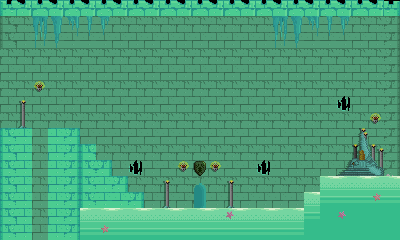

Tiled map render using the project's own tile images. Description and the whole map definition, tile-layer contents included, below:
An orthogonal 25x15 tile map with 16x16 px tiles, 2 tile layers (topTiles, fore) and 10 objects (9x tile, door).

<map version="1.0" orientation="orthogonal" renderorder="right-down" width="25" height="15" tilewidth="16" tileheight="16" nextobjectid="15">
 <tileset firstgid="1" name="tiles" tilewidth="16" tileheight="16" spacing="1" tilecount="330" columns="22">
  <image source="../../graphics/tiles.png" width="374" height="255" />
 </tileset>
 <layer name="topTiles" width="25" height="15">
  <data encoding="csv">
107,109,108,109,108,109,108,109,108,109,108,109,108,109,108,109,108,109,108,109,108,109,108,109,110,
41,64,146,147,148,149,150,64,64,64,64,64,64,64,64,64,64,146,147,148,149,150,64,64,44,
41,86,168,169,170,171,172,86,86,86,86,86,86,86,86,86,86,168,169,170,171,172,86,86,44,
64,64,64,64,64,64,64,64,64,64,64,64,64,64,64,64,64,64,64,64,64,64,64,64,44,
86,86,86,86,86,86,86,86,86,86,86,86,86,86,86,86,86,86,86,86,86,86,86,86,44,
64,64,64,64,64,64,64,64,64,64,64,64,64,64,64,64,64,64,64,64,64,64,64,64,44,
86,86,86,86,86,86,86,86,86,86,86,86,86,86,86,86,86,86,86,86,86,63,86,86,44,
64,64,64,64,64,64,64,64,64,64,64,64,64,64,64,64,64,64,64,64,64,64,64,64,44,
129,173,86,173,132,86,86,86,86,86,86,86,86,86,86,86,86,86,86,86,86,86,86,86,44,
129,174,64,174,132,129,64,64,64,64,64,64,64,64,64,64,64,64,64,64,64,64,64,64,44,
129,173,86,173,132,129,132,86,63,86,86,86,86,86,86,86,63,85,86,86,86,86,86,86,44,
129,174,64,174,132,129,173,132,64,64,64,64,65,64,64,64,64,64,64,64,114,115,114,115,114,
129,173,86,173,132,129,173,173,132,86,86,86,87,85,86,86,86,86,86,114,137,137,137,137,136,
129,174,64,174,132,115,114,115,114,115,114,115,114,115,114,115,114,115,114,136,158,158,158,158,158,
129,173,86,173,132,137,136,137,136,137,136,137,136,137,136,137,136,137,136,158,158,158,158,158,158
</data>
 </layer>
 <objectgroup name="topObjects" visible="0">
  <object id="1" name="door" x="192" y="192" width="16" height="16">
   <properties>
    <property name="link" value="beach2" />
    <property name="x" type="int" value="208" />
    <property name="y" type="int" value="192" />
   </properties>
  </object>
  <object id="2" name="tile" x="80" y="208" width="224" height="32" />
  <object id="3" name="tile" x="320" y="176" width="80" height="64" />
  <object id="4" name="tile" x="304" y="192" width="16" height="48" />
  <object id="5" name="tile" x="0" y="0" width="400" height="16" />
  <object id="6" name="tile" x="0" y="128" width="80" height="112" />
  <object id="10" name="tile" x="80" y="192" width="64" height="16" />
  <object id="11" name="tile" x="80" y="176" width="48" height="16" />
  <object id="13" name="tile" x="80" y="160" width="32" height="16" />
  <object id="14" name="tile" x="80" y="144" width="16" height="16" />
 </objectgroup>
 <layer name="fore" width="25" height="15">
  <data encoding="csv">
0,0,0,0,0,0,0,0,0,0,0,0,0,0,0,0,0,0,0,0,0,0,0,0,0,
0,0,0,0,0,0,0,0,0,0,0,0,0,0,0,0,0,0,0,0,0,0,0,0,0,
0,0,0,0,0,0,0,0,0,0,0,0,0,0,0,0,0,0,0,0,0,0,0,0,0,
0,0,0,0,0,0,0,0,0,0,0,0,0,0,0,0,0,0,0,0,0,0,0,0,0,
0,0,0,0,0,0,0,0,0,0,0,0,0,0,0,0,0,0,0,0,0,0,0,0,0,
0,0,196,0,0,0,0,0,0,0,0,0,0,0,0,0,0,0,0,0,0,0,0,0,0,
0,219,0,0,0,0,0,0,0,0,0,0,0,0,0,0,0,0,0,0,0,0,0,0,0,
0,241,0,0,0,0,0,0,0,0,0,0,0,0,0,0,0,0,0,0,0,0,0,196,0,
0,0,0,0,0,0,0,0,0,0,0,0,0,0,0,0,0,0,0,0,0,194,195,0,0,
0,0,0,0,0,0,0,0,0,0,0,0,0,0,0,0,0,0,0,0,0,216,217,218,0,
0,0,0,0,0,0,0,0,0,0,0,196,213,196,0,0,0,0,0,0,0,238,239,240,155,
0,0,0,0,0,0,0,0,0,0,219,0,0,0,219,0,0,0,0,0,0,0,0,0,0,
0,0,0,0,0,0,0,0,0,0,241,0,0,0,241,0,0,0,0,0,0,0,0,179,0,
0,0,0,0,0,0,0,0,0,0,0,0,0,0,178,0,0,0,0,0,0,178,0,0,0,
0,0,0,0,0,0,179,0,0,0,0,0,0,0,0,0,0,0,0,0,0,0,0,0,0
</data>
 </layer>
</map>
